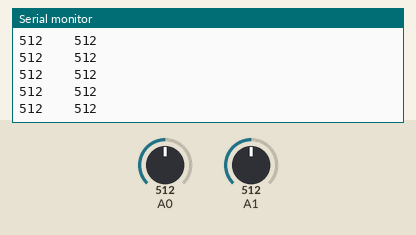
Simulated run of this sketch. Board: Arduino Uno, built with avr-gcc and run on an emulated ATmega328P. Shown: the last lines printed to the serial monitor. Inputs (shaded band) come from the test bench; at power-on: A0 = 512, A1 = 512. No radio packets arrive unless stated.

Above: at 1.2 s.
1.3 s: A0 set to 716
At 1.34 s:
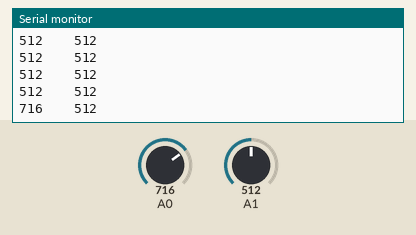
2.8 s: A1 set to 716
At 2.88 s:
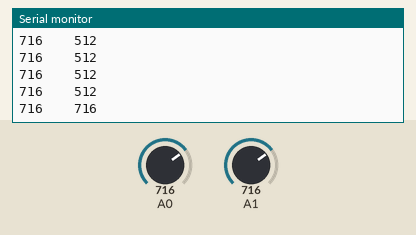
4.3 s: A0 set to 900
At 4.31 s:
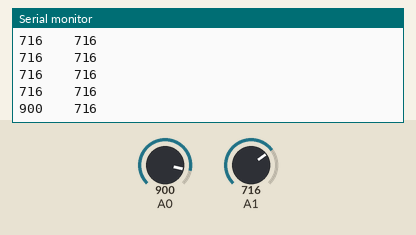
5.8 s: A1 set to 900
At 5.84 s:
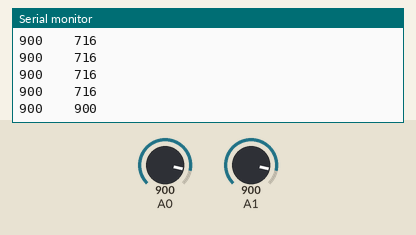
Timing chart, 0 to 8.3 s (numbered marks = the images above; inputs shaded):
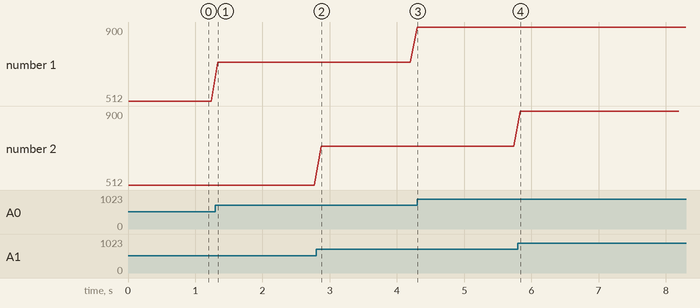

The sketch:

Remote.ino
```cpp
#include<SPI.h>
#include<RF24.h>

RF24 radio (9, 10);
byte address[][6] = {"J2496P"};
int msg[3];
boolean button_status;
int button_sending_val;
int val;
void setup() {
  Serial.begin(9600);
  radio.begin();
  radio.setDataRate(RF24_250KBPS);
  radio.setPALevel(RF24_PA_MIN);
  radio.setChannel(120);
  radio.openWritingPipe(address[0]);
  radio.stopListening();

  pinMode(2,INPUT);


}

void loop() {

  msg[0] = analogRead(A0);
  msg[1] = analogRead(A1);
  radio.write(&msg, sizeof(msg));
  Serial.print(analogRead(A0));
  Serial.print("    ");
  Serial.println(analogRead(A1));
  delay(100);
}
```

Measured:
- after the input at 1.3 s, the serial monitor: prints a new line at once (image 1)
- after the input at 2.8 s, the serial monitor: prints a new line after 0.07 s (image 2)
- after the input at 4.3 s, the serial monitor: prints a new line at once (image 3)
- after the input at 5.8 s, the serial monitor: prints a new line at once (image 4)
- plotted number 1: 512 → 716 after the input at 1.3 s, 716 → 900 after the input at 4.3 s
